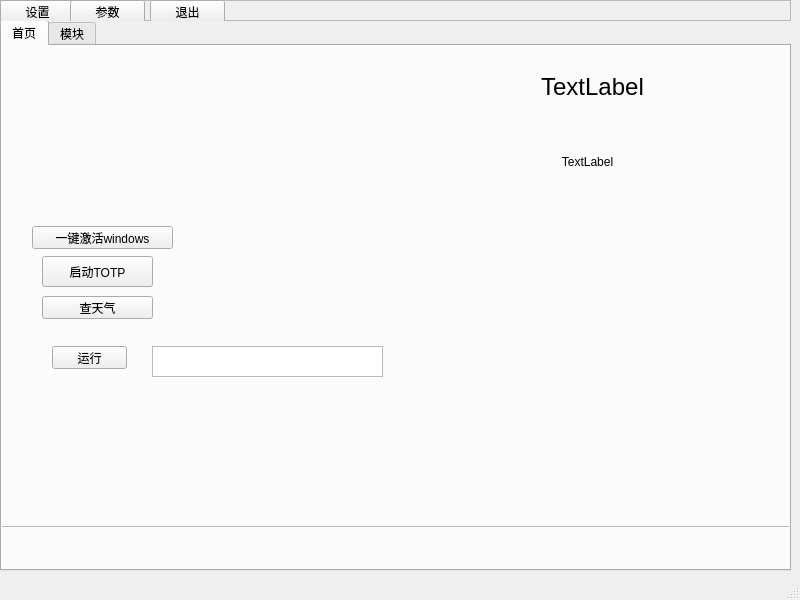
<?xml version="1.0" encoding="UTF-8"?>
<ui version="4.0">
 <class>MainWindow</class>
 <widget class="QMainWindow" name="MainWindow">
  <property name="geometry">
   <rect>
    <x>0</x>
    <y>0</y>
    <width>800</width>
    <height>600</height>
   </rect>
  </property>
  <property name="windowTitle">
   <string>MainWindow</string>
  </property>
  <widget class="QWidget" name="centralwidget">
   <widget class="QTabWidget" name="tabWidget">
    <property name="geometry">
     <rect>
      <x>0</x>
      <y>20</y>
      <width>791</width>
      <height>551</height>
     </rect>
    </property>
    <property name="currentIndex">
     <number>0</number>
    </property>
    <widget class="QWidget" name="tab">
     <attribute name="title">
      <string>首页</string>
     </attribute>
     <widget class="QPushButton" name="jhwindows">
      <property name="geometry">
       <rect>
        <x>30</x>
        <y>180</y>
        <width>141</width>
        <height>23</height>
       </rect>
      </property>
      <property name="text">
       <string>一键激活windows</string>
      </property>
     </widget>
     <widget class="QLabel" name="time">
      <property name="geometry">
       <rect>
        <x>460</x>
        <y>0</y>
        <width>261</width>
        <height>81</height>
       </rect>
      </property>
      <property name="font">
       <font>
        <pointsize>18</pointsize>
       </font>
      </property>
      <property name="text">
       <string>TextLabel</string>
      </property>
      <property name="alignment">
       <set>Qt::AlignmentFlag::AlignCenter</set>
      </property>
     </widget>
     <widget class="QLabel" name="day">
      <property name="geometry">
       <rect>
        <x>460</x>
        <y>100</y>
        <width>251</width>
        <height>31</height>
       </rect>
      </property>
      <property name="text">
       <string>TextLabel</string>
      </property>
      <property name="alignment">
       <set>Qt::AlignmentFlag::AlignCenter</set>
      </property>
     </widget>
     <widget class="QPushButton" name="totp_start">
      <property name="geometry">
       <rect>
        <x>40</x>
        <y>210</y>
        <width>111</width>
        <height>31</height>
       </rect>
      </property>
      <property name="text">
       <string>启动TOTP</string>
      </property>
     </widget>
     <widget class="QTextEdit" name="run_bas">
      <property name="geometry">
       <rect>
        <x>150</x>
        <y>300</y>
        <width>231</width>
        <height>31</height>
       </rect>
      </property>
     </widget>
     <widget class="QPushButton" name="run">
      <property name="geometry">
       <rect>
        <x>50</x>
        <y>300</y>
        <width>75</width>
        <height>23</height>
       </rect>
      </property>
      <property name="text">
       <string>运行</string>
      </property>
     </widget>
     <widget class="QFrame" name="frame_2">
      <property name="geometry">
       <rect>
        <x>-10</x>
        <y>480</y>
        <width>801</width>
        <height>51</height>
       </rect>
      </property>
      <property name="frameShape">
       <enum>QFrame::Shape::StyledPanel</enum>
      </property>
      <property name="frameShadow">
       <enum>QFrame::Shadow::Raised</enum>
      </property>
      <widget class="QLabel" name="log_test">
       <property name="geometry">
        <rect>
         <x>20</x>
         <y>10</y>
         <width>751</width>
         <height>31</height>
        </rect>
       </property>
       <property name="text">
        <string/>
       </property>
      </widget>
     </widget>
     <widget class="QPushButton" name="weather">
      <property name="geometry">
       <rect>
        <x>40</x>
        <y>250</y>
        <width>111</width>
        <height>23</height>
       </rect>
      </property>
      <property name="text">
       <string>查天气</string>
      </property>
     </widget>
    </widget>
    <widget class="QWidget" name="tab_2">
     <attribute name="title">
      <string>模块</string>
     </attribute>
     <widget class="QPushButton" name="zipfile">
      <property name="geometry">
       <rect>
        <x>0</x>
        <y>20</y>
        <width>141</width>
        <height>23</height>
       </rect>
      </property>
      <property name="text">
       <string>导入模块文件</string>
      </property>
     </widget>
     <widget class="QPushButton" name="official_zipfile">
      <property name="geometry">
       <rect>
        <x>0</x>
        <y>50</y>
        <width>141</width>
        <height>23</height>
       </rect>
      </property>
      <property name="text">
       <string>去官网下载模块文件</string>
      </property>
     </widget>
     <widget class="QLabel" name="version">
      <property name="geometry">
       <rect>
        <x>30</x>
        <y>120</y>
        <width>53</width>
        <height>15</height>
       </rect>
      </property>
      <property name="text">
       <string>TextLabel</string>
      </property>
     </widget>
     <widget class="QLabel" name="name">
      <property name="geometry">
       <rect>
        <x>30</x>
        <y>150</y>
        <width>53</width>
        <height>15</height>
       </rect>
      </property>
      <property name="text">
       <string>TextLabel</string>
      </property>
     </widget>
    </widget>
   </widget>
   <widget class="QFrame" name="frame">
    <property name="geometry">
     <rect>
      <x>0</x>
      <y>0</y>
      <width>791</width>
      <height>21</height>
     </rect>
    </property>
    <property name="frameShape">
     <enum>QFrame::Shape::StyledPanel</enum>
    </property>
    <property name="frameShadow">
     <enum>QFrame::Shadow::Raised</enum>
    </property>
    <widget class="QPushButton" name="setting">
     <property name="geometry">
      <rect>
       <x>0</x>
       <y>0</y>
       <width>75</width>
       <height>23</height>
      </rect>
     </property>
     <property name="text">
      <string>设置</string>
     </property>
    </widget>
    <widget class="QPushButton" name="settings">
     <property name="geometry">
      <rect>
       <x>70</x>
       <y>0</y>
       <width>75</width>
       <height>23</height>
      </rect>
     </property>
     <property name="text">
      <string>参数</string>
     </property>
    </widget>
    <widget class="QPushButton" name="qexit">
     <property name="geometry">
      <rect>
       <x>150</x>
       <y>0</y>
       <width>75</width>
       <height>23</height>
      </rect>
     </property>
     <property name="text">
      <string>退出</string>
     </property>
    </widget>
   </widget>
  </widget>
  <widget class="QStatusBar" name="statusbar"/>
 </widget>
 <resources/>
 <connections/>
</ui>
